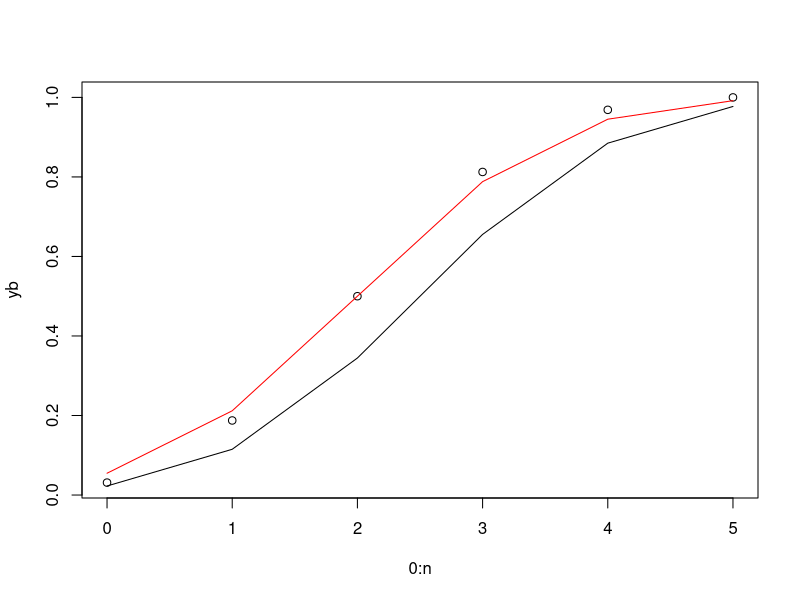
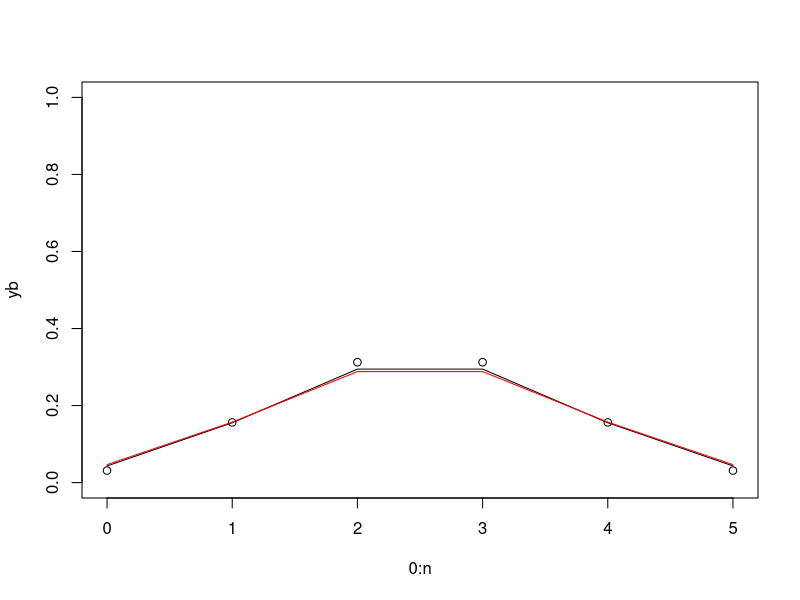

Recreate these plots in R, in order.
# R code: compare the CDF of binomial, normal, and normal with correction
n=5
p=0.5
yb=pbinom(0:n,n,p)
yn=pnorm(0:n,n*p,n*p*(1-p))
yc=pnorm((0:n)+1/2,n*p,n*p*(1-p))
plot(0:n,yb)
lines(0:n,yn)
lines(0:n,yc,col="red")

# R code: compare the PDF of binomial, normal, and normal with correction
yb=dbinom(0:n,n,p)
yn=dnorm(0:n,n*p,n*p*(1-p))
yc=pnorm((0:n)+1/2,n*p,n*p*(1-p))-pnorm((0:n)-1/2,n*p,n*p*(1-p))
plot(0:n,yb,ylim=c(0,1))
?plot
lines(0:n,yn)
lines(0:n,yc,col="red")
